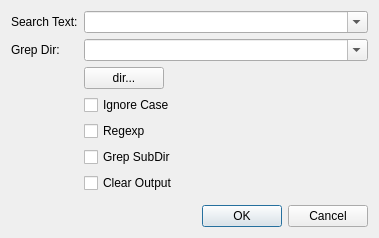
<?xml version="1.0" encoding="UTF-8"?>
<ui version="4.0">
 <class>GrepDialogClass</class>
 <widget class="QDialog" name="GrepDialogClass">
  <property name="geometry">
   <rect>
    <x>0</x>
    <y>0</y>
    <width>379</width>
    <height>234</height>
   </rect>
  </property>
  <property name="windowTitle">
   <string>GrepDialog</string>
  </property>
  <layout class="QHBoxLayout" name="horizontalLayout_2">
   <item>
    <layout class="QHBoxLayout" name="horizontalLayout">
     <item>
      <layout class="QFormLayout" name="formLayout">
       <item row="0" column="0">
        <widget class="QLabel" name="label">
         <property name="text">
          <string>Search Text:</string>
         </property>
        </widget>
       </item>
       <item row="0" column="1">
        <widget class="QComboBox" name="searchTextCB">
         <property name="editable">
          <bool>true</bool>
         </property>
        </widget>
       </item>
       <item row="1" column="1">
        <widget class="QComboBox" name="dirCB">
         <property name="editable">
          <bool>true</bool>
         </property>
        </widget>
       </item>
       <item row="1" column="0">
        <widget class="QLabel" name="label_2">
         <property name="text">
          <string>Grep Dir:</string>
         </property>
        </widget>
       </item>
       <item row="2" column="1">
        <widget class="QPushButton" name="dirPB">
         <property name="maximumSize">
          <size>
           <width>80</width>
           <height>16777215</height>
          </size>
         </property>
         <property name="text">
          <string>dir...</string>
         </property>
        </widget>
       </item>
       <item row="8" column="1">
        <widget class="QDialogButtonBox" name="buttonBox">
         <property name="layoutDirection">
          <enum>Qt::LayoutDirection::LeftToRight</enum>
         </property>
         <property name="standardButtons">
          <set>QDialogButtonBox::StandardButton::Cancel|QDialogButtonBox::StandardButton::Ok</set>
         </property>
        </widget>
       </item>
       <item row="7" column="1">
        <spacer name="verticalSpacer_2">
         <property name="orientation">
          <enum>Qt::Orientation::Vertical</enum>
         </property>
         <property name="sizeHint" stdset="0">
          <size>
           <width>20</width>
           <height>40</height>
          </size>
         </property>
        </spacer>
       </item>
       <item row="3" column="1">
        <widget class="QCheckBox" name="ignoreCase">
         <property name="text">
          <string>Ignore Case</string>
         </property>
        </widget>
       </item>
       <item row="4" column="1">
        <widget class="QCheckBox" name="regexp">
         <property name="text">
          <string>Regexp</string>
         </property>
        </widget>
       </item>
       <item row="6" column="1">
        <widget class="QCheckBox" name="clearOutput">
         <property name="text">
          <string>Clear Output</string>
         </property>
        </widget>
       </item>
       <item row="5" column="1">
        <widget class="QCheckBox" name="grepSubDir">
         <property name="text">
          <string>Grep SubDir</string>
         </property>
        </widget>
       </item>
      </layout>
     </item>
     <item>
      <layout class="QVBoxLayout" name="verticalLayout"/>
     </item>
    </layout>
   </item>
  </layout>
 </widget>
 <layoutdefault spacing="6" margin="11"/>
 <resources/>
 <connections/>
</ui>
